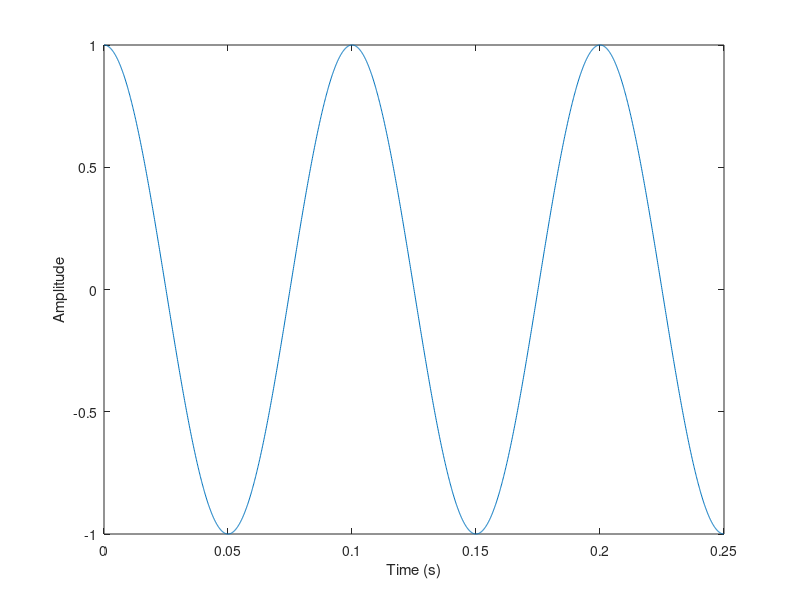

MATLAB code for this plot:
%% Draw an example signal before and after Fourier Transform (FFT)
% Time specifications:
Fs = 8000;                   % samples per second
dt = 1/Fs;                   % seconds per sample
StopTime = 0.25;             % seconds
t = (0:dt:StopTime-dt)';     % seconds
L = length(t);
n = 2^nextpow2(L);

% Sine wave:
Fc = 10;                     % hertz
x = cos(2*pi*Fc*t);
Y = fft(x,n);
f = Fs*(0:(n/2))/n;
P = abs(Y/n);

% Plot the the signal before Fourier Transform (Time vs Amplitude):
figure;
plot(t,x);
xlabel('Time (s)');
ylabel('Amplitude')
zoom xon;

% Plot the the signal after Fourier Transform (Frequency vs Power):
%bar(f,P(1:n/2+1))
%xlabel('Frequency (Hz)')
%ylabel('Power')